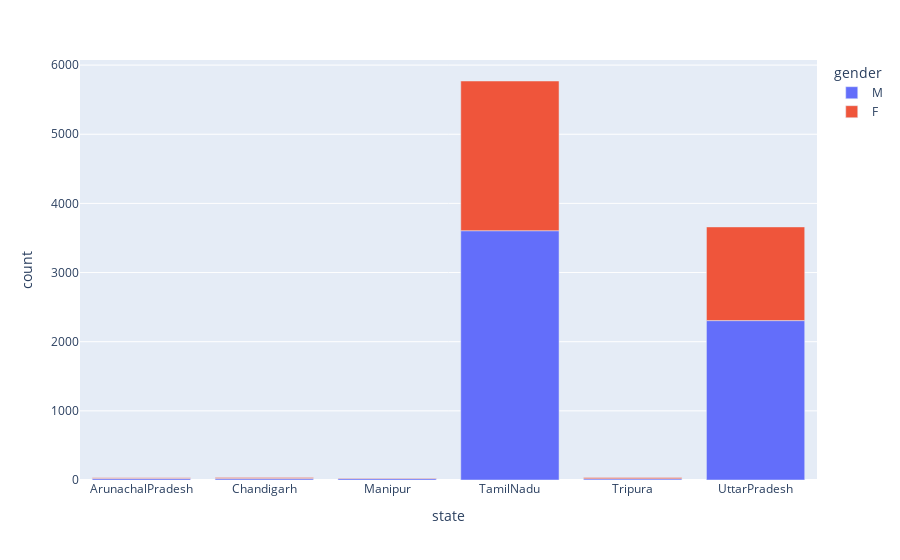
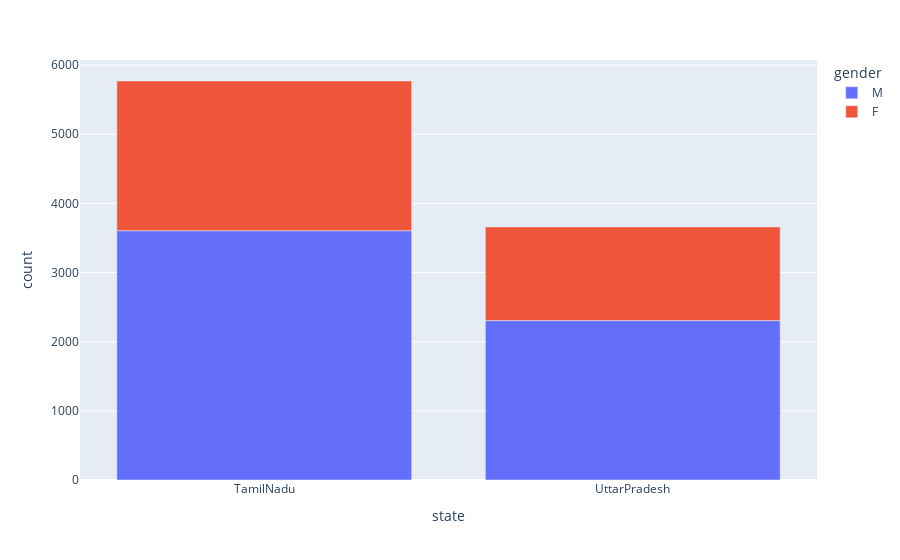

The cell these charts' notebook holds for them, in order:
### Code cell
import plotly.express as px

df = px.data.tips()
fig = px.bar(g, x="state", y="count", color='gender')
fig.show()


df = px.data.tips()
fig = px.bar(g1, x="state", y="count", color='gender')
fig.show()

### Figure 1 — Plotly figure (JSON) as saved in the notebook; plotly's stock layout.template omitted (floating-point values rounded to 4 significant figures)
{"data": [{"alignmentgroup": "True", "hovertemplate": "gender=M<br>state=%{x}<br>count=%{y}<extra></extra>", "legendgroup": "M", "marker": {"color": "#636efa"}, "name": "M", "offsetgroup": "M", "orientation": "v", "showlegend": true, "textposition": "auto", "type": "bar", "x": ["ArunachalPradesh", "Chandigarh", "Manipur", "TamilNadu", "Tripura", "UttarPradesh"], "xaxis": "x", "y": [21, 20, 21, 3605, 18, 2305], "yaxis": "y"}, {"alignmentgroup": "True", "hovertemplate": "gender=F<br>state=%{x}<br>count=%{y}<extra></extra>", "legendgroup": "F", "marker": {"color": "#EF553B"}, "name": "F", "offsetgroup": "F", "orientation": "v", "showlegend": true, "textposition": "auto", "type": "bar", "x": ["ArunachalPradesh", "Chandigarh", "Manipur", "TamilNadu", "Tripura", "UttarPradesh"], "xaxis": "x", "y": [11, 15, 9, 2165, 18, 1355], "yaxis": "y"}], "layout": {"barmode": "relative", "legend": {"title": {"text": "gender"}, "tracegroupgap": 0}, "margin": {"t": 60}, "xaxis": {"anchor": "y", "domain": [0, 1], "title": {"text": "state"}}, "yaxis": {"anchor": "x", "domain": [0, 1], "title": {"text": "count"}}}}

### Figure 2 — Plotly figure (JSON) as saved in the notebook; plotly's stock layout.template omitted (floating-point values rounded to 4 significant figures)
{"data": [{"alignmentgroup": "True", "hovertemplate": "gender=M<br>state=%{x}<br>count=%{y}<extra></extra>", "legendgroup": "M", "marker": {"color": "#636efa"}, "name": "M", "offsetgroup": "M", "orientation": "v", "showlegend": true, "textposition": "auto", "type": "bar", "x": ["TamilNadu", "UttarPradesh"], "xaxis": "x", "y": [3605, 2305], "yaxis": "y"}, {"alignmentgroup": "True", "hovertemplate": "gender=F<br>state=%{x}<br>count=%{y}<extra></extra>", "legendgroup": "F", "marker": {"color": "#EF553B"}, "name": "F", "offsetgroup": "F", "orientation": "v", "showlegend": true, "textposition": "auto", "type": "bar", "x": ["TamilNadu", "UttarPradesh"], "xaxis": "x", "y": [2165, 1355], "yaxis": "y"}], "layout": {"barmode": "relative", "legend": {"title": {"text": "gender"}, "tracegroupgap": 0}, "margin": {"t": 60}, "xaxis": {"anchor": "y", "domain": [0, 1], "title": {"text": "state"}}, "yaxis": {"anchor": "x", "domain": [0, 1], "title": {"text": "count"}}}}
